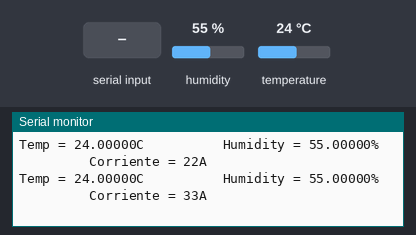
The sketch below on a simulated ESP8266 (NodeMCU). Parts: the last lines printed to the serial monitor. The test bench sets the inputs (shaded band); at power-on: humidity 55 %, temperature 24 °C. WiFi joins after 1.5 s; servers stay silent unless stated; random numbers use the default seed unless the sketch sets one.

Above: at 11.2 s.
11.3 s: humidity set to 22 %
At 11.35 s:
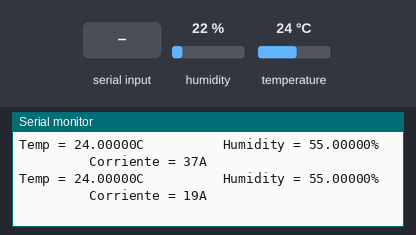
12.8 s: "90,45\n" received over Serial
At 13.8 s:
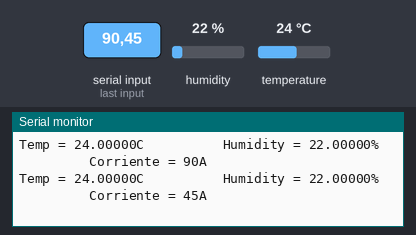
14.3 s: "5\n" received over Serial
At 14.6 s:
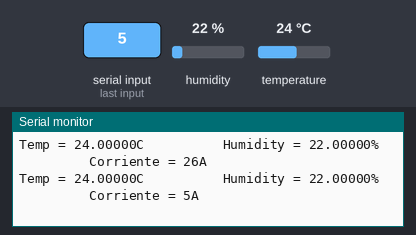
17.3 s: temperature set to 12 °C
At 17.36 s:
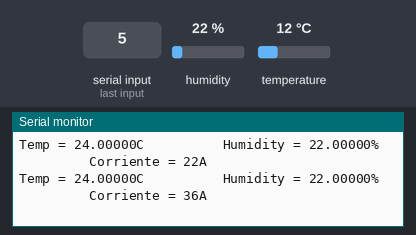
18.8 s: humidity set to 40 %
At 20.68 s:
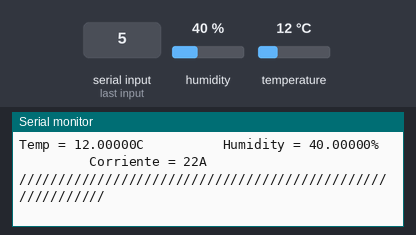
21.8 s: "30,150\n" received over Serial
At 22.8 s:
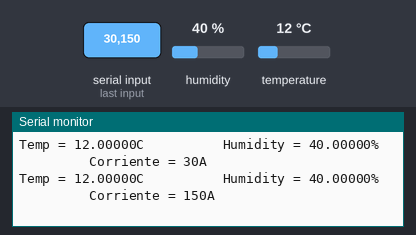
Timing chart, 0 to 24.8 s (numbered marks = the images above; inputs shaded):
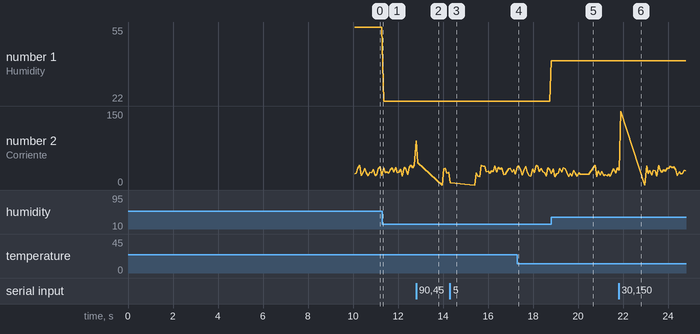

The sketch:

esp8266conSensoresThingSpeak.ino
```cpp
#include <ESP8266WiFi.h> //Libreria de ESP8266 para conectar a WiFi
#include <ThingSpeak.h> //Libreria de ThingSpeak, para comunicar con los servicios
#include <SHT1X.h>

/*Se necesita una Red Wifi con seguridad WPA2-PSK*/
const char* ssid     = "TVBmobile"; // Nombre de la red a la que vas a conectar
const char* password = "scanda01"; //Contraseña de la red a la que te vas a conectar


/*Se accede a estos datos en ThingSpeak > Channels > My Channels > "Nombre del Canal" > Data Import / Export*/
unsigned long myChannelNumber = 237842; //Channel ID [Sacado de ThingSpeak]
const char * myWriteAPIKey = "I9YLJRBVDOK86VMY"; //En API Request [Sacado de ThingSpeak]

int status = WL_IDLE_STATUS;
WiFiClient  client;

float tempC = 0;
float tempF = 0;
float humidity = 0;
int current = 0;

SHT1x sht15(14, 16);


//__________________________
unsigned long previousMillis = 0;
const long interval = 20000;

void setup() {

  randomSeed(42); //Para prueba en el canal, semilla donde empieza el Random

  Serial.begin(9600); //Inicio de monitor Serial, !!!!Herramientas>Debug Port>"Serial"
  delay(10000); //Espera

  /*Conexion a Red Wifi*/

  Serial.println();
  Serial.println();
  Serial.print("Connecting to "); //Desplegado en el monitor Serial
  Serial.println(ssid);  //Nombre de la red en la cual se va a conectar

  WiFi.begin(ssid, password); //Inicio de conexión mediante la libreria

  ThingSpeak.begin(client);

  while (WiFi.status() == WL_CONNECTED) {//Revisa que no haya una conexión exitente
    delay(500); //Espera para conectar
    Serial.print("."); //Puntitos en el Serial
    status = WiFi.begin(ssid, password);

    // wait 10 seconds for connection:
    delay(10000);
  }

  /*Si la conexión fue exitosa*/
  Serial.println("");
  Serial.println("WiFi connected");
  Serial.println("IP address: ");
  Serial.println(WiFi.localIP()); //Muestra la dirección IP de la red WiFi a la que está conectado
}


void loop() {
  unsigned long currentMillis = millis();
  /*Si la conexión fue exitosa*/
  /*Serial.println("");
    Serial.println("WiFi connected");
    Serial.println("IP address: ");
    Serial.println(WiFi.localIP()); //Muestra la dirección IP de la red WiFi a la que está conectado*/


   //Valor Random generado entre 17 y 41


  readSensor();


  if (Serial.available() > 0)
  {
    current = Serial.parseInt();
  }
  else
  {
    current = random(17, 41);
    }

  printOut();


  if (currentMillis - previousMillis >= interval) {
    //reniciar el contador de milisegundos
    previousMillis = currentMillis;

    /*Mandar información a ThingSpeak=TS*/
    // En cada canal de TS se pueden llenar hasta 8 campos diferentes
    ThingSpeak.setField(1, tempC);
    ThingSpeak.setField(2, humidity);
    ThingSpeak.setField(3, current);
    ThingSpeak.writeFields(myChannelNumber, myWriteAPIKey);

    Serial.println("//////////////////////////////////////////////////////////");
    Serial.println("/////////////////// Enviado a ThingSpeak /////////////////");
    printOut();
    Serial.println("//////////////////////////////////////////////////////////");


  }


}

void readSensor()
{
  // Read values from the sensor
  //Serial.print("Sensando");
  tempC = sht15.readTemperatureC();
  tempF = sht15.readTemperatureF();
  humidity = sht15.readHumidity();
  //Serial.print("Sensado listo");
}
//-------------------------------------------------------------------------------------------
void printOut()
{
  Serial.print("Temp = ");
  //Serial.print(tempF);
  //Serial.print("F, ");
  Serial.print(tempC, 5);
  Serial.print("C");
  Serial.print("          Humidity = ");
  Serial.print(humidity, 5);
  Serial.print("%");

  Serial.print("          Corriente = ");
  Serial.print(current);
  Serial.println("A");
}
```

Measured:
- after the input at 12.8 s, the serial monitor: prints a new line at once (image 2)
- after the input at 14.3 s, the serial monitor: prints a new line at once (image 3)
- after the input at 18.8 s, the serial monitor: prints a new line at once (image 5)
- after the input at 21.8 s, the serial monitor: prints a new line after 0.10 s (image 6)
